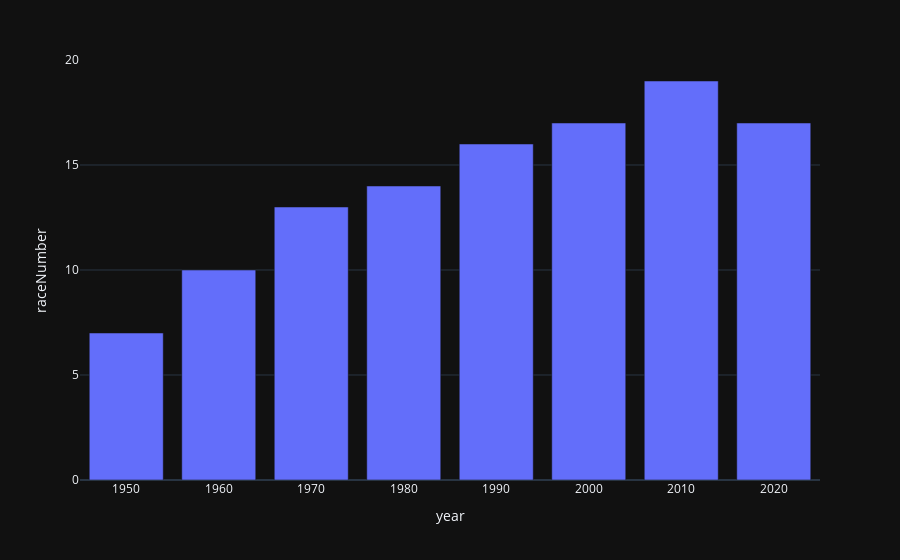

Source (notebook cell):
### Code cell
fig = px.bar(dfRacesNumber, x='year', y='raceNumber')
fig.show()

### Figure 1 — Plotly figure (JSON) as saved in the notebook; plotly's stock layout.template omitted (floating-point values rounded to 4 significant figures)
{"data": [{"alignmentgroup": "True", "hovertemplate": "year=%{x}<br>raceNumber=%{y}<extra></extra>", "legendgroup": "", "marker": {"color": "#636efa", "pattern": {"shape": ""}}, "name": "", "offsetgroup": "", "orientation": "v", "showlegend": false, "textposition": "auto", "x": [1950, 1960, 1970, 1980, 1990, 2000, 2010, 2020], "xaxis": "x", "y": [7, 10, 13, 14, 16, 17, 19, 17], "yaxis": "y", "type": "bar"}], "layout": {"xaxis": {"anchor": "y", "domain": [0.0, 1.0], "title": {"text": "year"}}, "yaxis": {"anchor": "x", "domain": [0.0, 1.0], "title": {"text": "raceNumber"}}, "legend": {"tracegroupgap": 0}, "margin": {"t": 60}, "barmode": "relative"}}
